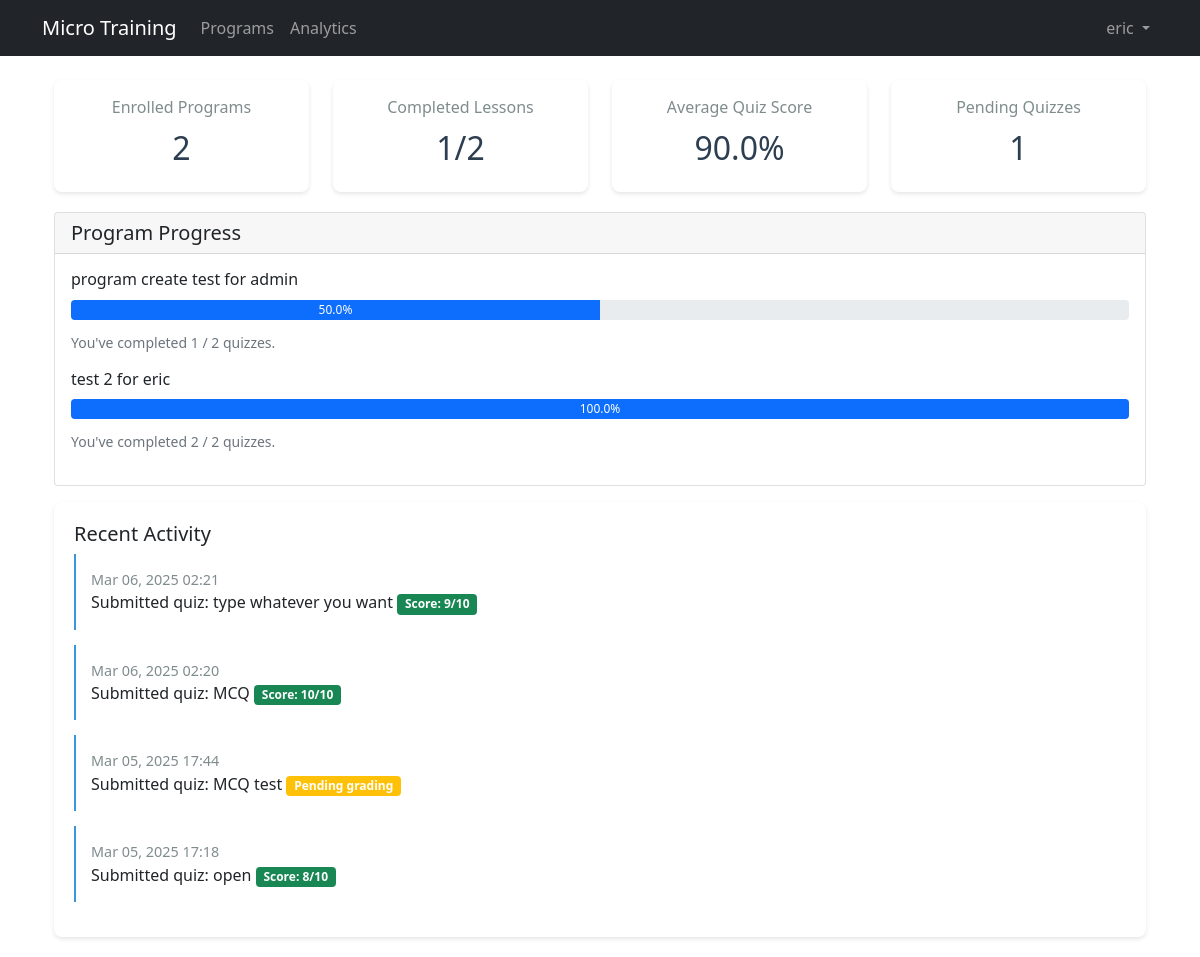
Page /analytics/user/ (signed in) on the committed database.
### accounts/models.py (models this page shows, shortened)
class User(AbstractUser):
    is_manager = models.BooleanField(
        default=False,
        verbose_name='is_manager'
    )
    department = models.CharField(
        max_length=100,
        blank=True,  # 允许为空
        verbose_name='Department'
    )
    class Meta:
        db_table = 'users'
        verbose_name = 'User'
        verbose_name_plural = 'Users'

### courses/models.py (models this page shows, shortened)
class Program(models.Model):
    title = models.CharField(max_length=200)
    description = models.TextField()
    created_at = models.DateTimeField(auto_now_add=True)
    updated_at = models.DateTimeField(auto_now=True)
    created_by = models.ForeignKey(
        settings.AUTH_USER_MODEL,
        on_delete=models.CASCADE,
        related_name='created_programs',
        null=True,
        blank=True
    )
    enrolled_users = models.ManyToManyField(
        settings.AUTH_USER_MODEL,
        through='Enrollment',
        related_name='enrolled_programs',
        through_fields=('program', 'user')
    )

class Quiz(models.Model):
    QUIZ_TYPES = (
        ('MCQ', 'Multiple Choice'),
        ('OPEN', 'Open Question')
    )
    lesson = models.ForeignKey(Lesson, on_delete=models.CASCADE, related_name='quizzes')
    title = models.CharField(max_length=200)
    question = models.TextField()
    quiz_type = models.CharField(max_length=4, choices=QUIZ_TYPES)
    points = models.PositiveIntegerField(
        help_text="Maximum points for this question",
        default=10
    )
    created_at = models.DateTimeField(auto_now_add=True)
    updated_at = models.DateTimeField(auto_now=True)

class QuizResponse(models.Model):
    GRADING_STATUS = (
        ('PENDING', 'Pending Review'),
        ('GRADED', 'Graded')
    )
    quiz = models.ForeignKey(Quiz, on_delete=models.CASCADE, related_name='responses')
    user = models.ForeignKey(settings.AUTH_USER_MODEL, on_delete=models.CASCADE)
    selected_choice = models.ForeignKey(
        QuizChoice,
        on_delete=models.CASCADE,
        null=True,
        blank=True
    )
    text_response = models.TextField(null=True, blank=True)
    points_earned = models.PositiveIntegerField(null=True, blank=True)
    grading_status = models.CharField(
        max_length=8,
        choices=GRADING_STATUS,
        default='PENDING'
    )
    grading_comment = models.TextField(null=True, blank=True)
    submitted_at = models.DateTimeField(auto_now_add=True)
    graded_at = models.DateTimeField(null=True, blank=True)
    graded_by = models.ForeignKey(
        settings.AUTH_USER_MODEL,
        on_delete=models.SET_NULL,
        null=True,
        related_name='graded_responses'
    )
    class Meta:
        unique_together = ['quiz', 'user']

### analytics/views.py (the view)
# urls.py: path('user/', views.UserDashboardView.as_view(), name='user_dashboard'),
class UserDashboardView(LoginRequiredMixin, TemplateView):
    template_name = 'analytics/user_dashboard.html'
    def get_context_data(self, **kwargs):
        context = super().get_context_data(**kwargs)
        user = self.request.user
        context['enrolled_programs'] = Program.objects.filter(
            enrolled_users=user
        )
        enrolled_programs = context['enrolled_programs']
        programs_with_progress = []
        for program in enrolled_programs:
            total_quizzes = Quiz.objects.filter(
                lesson__topic__program=program
            ).count()
            completed_quizzes = QuizResponse.objects.filter(
                user=user,
                quiz__lesson__topic__program=program,
                grading_status='GRADED'
            ).count()
            program_data = {
                'title': program.title,
                'completion_rate': (completed_quizzes / total_quizzes * 100) if total_quizzes > 0 else 0,
                'completed_quizzes': completed_quizzes,
                'total_quizzes': total_quizzes
            }
            programs_with_progress.append(program_data)
        context['programs'] = programs_with_progress  # 添加到上下文
        total_lessons = Lesson.objects.filter(
            topic__program__enrolled_users=user
        ).count()
        completed_lessons = LessonProgress.objects.filter(
            user=user,
            completed=True
        ).count()
        context['overall_progress'] = {
            'completed_lessons': completed_lessons,
            'total_lessons': total_lessons,
            'percentage': (completed_lessons / total_lessons * 100) if total_lessons > 0 else 0
        }
        graded_responses = QuizResponse.objects.filter(
            user=user,
            grading_status='GRADED',
            points_earned__isnull=False
        ).select_related('quiz')
        total_points_earned = sum(response.points_earned for response in graded_responses)
        total_possible_points = sum(response.quiz.points for response in graded_responses)
        context['quiz_stats'] = {
            'total_quizzes': Quiz.objects.filter(
                lesson__topic__program__enrolled_users=user
            ).count(),
            'completed_quizzes': QuizResponse.objects.filter(
                user=user
            ).count(),
            'pending_grading': QuizResponse.objects.filter(
                user=user,
                grading_status='PENDING'
            ).count(),
            'average_score': (total_points_earned / total_possible_points * 100) if total_possible_points > 0 else 0
        }
        context['recent_activities'] = get_recent_activities(user)
        return context

### analytics/views.py (called while the page is built)
def get_recent_activities(user):
    recent_responses = QuizResponse.objects.filter(
        user=user
    ).select_related('quiz').order_by('-submitted_at')[:5]
    activities = []
    for response in recent_responses:
        activities.append({
            'type': 'quiz_submission',
            'timestamp': response.submitted_at,
            'quiz': response.quiz,
            'points_earned': response.points_earned,  # 直接使用 response 的分数
            'description': f'Submitted quiz: {response.quiz.title}'
        })
    return sorted(activities, key=lambda x: x['timestamp'], reverse=True)

### analytics/templates/analytics/user_dashboard.html (shortened to what this page needs)
{% extends "base.html" %}
{% load static %}
{% load analytics_extras %}
{% block content %}
<div class="container-fluid mt-4">
    <div class="row">
        <div class="col-md-3">
            <div class="dashboard-card metric-card">
                <p>Enrolled Programs</p>
                <h2>{{ enrolled_programs.count }}</h2>
            </div>
        </div>
        <div class="col-md-3">
            <div class="dashboard-card metric-card">
                <p>Completed Lessons</p>
                <h2>{{ overall_progress.completed_lessons }}/{{ overall_progress.total_lessons }}</h2>
            </div>
        </div>
        <div class="col-md-3">
            <div class="dashboard-card metric-card">
                <p>Average Quiz Score</p>
                <h2>{{ quiz_stats.average_score|floatformat:1 }}%</h2>
            </div>
        </div>
        <div class="col-md-3">
            <div class="dashboard-card metric-card">
                <p>Pending Quizzes</p>
                <h2>{{ quiz_stats.pending_grading }}</h2>
            </div>
        </div>
    </div>
    <div class="card mb-3">
        <div class="card-header">
            <h5 class="mb-0">Program Progress</h5>
        </div>
        <div class="card-body">
            {% if programs %}
                {% for program in programs %}
                <div class="mb-3">
                    <h6>{{ program.title }}</h6>
                    <div class="progress">
                        <div class="progress-bar" role="progressbar"
                             style="width: {{ program.completion_rate|floatformat:1 }}%"
                             aria-valuenow="{{ program.completion_rate|floatformat:1 }}"
                             aria-valuemin="0"
                             aria-valuemax="100">
                            {{ program.completion_rate|floatformat:1 }}%
                        </div>
                    </div>
                    <small class="text-muted">
                        You've completed {{ program.completed_quizzes }} / {{ program.total_quizzes }} quizzes.
                    </small>
                </div>
                {% endfor %}
            {% else %}
                <p class="text-muted">You have not enrolled in any programs yet.</p>
            {% endif %}
        </div>
    </div>
    <div class="dashboard-card">
        <h5>Recent Activity</h5>
        {% for activity in recent_activities %}
        <div class="timeline-item">
            <div class="time">{{ activity.timestamp|date:"M d, Y H:i" }}</div>
            {% if activity.type == 'lesson_completion' %}
            <div>Completed lesson: {{ activity.lesson.title }}</div>
            {% elif activity.type == 'quiz_submission' %}
            <div>
                Submitted quiz: {{ activity.quiz.title }}
                {% if activity.points_earned is not None %}
                <span class="badge bg-success">Score: {{ activity.points_earned }}/{{ activity.quiz.points }}</span>
                {% else %}
                <span class="badge bg-warning">Pending grading</span>
                {% endif %}
            </div>
            {% endif %}
        </div>
        {% endfor %}
    </div>
</div>
{% endblock %}

### templates/base.html (shortened to what this page needs)
{% load static %}
<!DOCTYPE html>
<html lang="en">
<head>
    <link href="https://cdn.jsdelivr.net/npm/bootstrap@5.1.3/dist/css/bootstrap.min.css" rel="stylesheet">
</head>
<body>
    <nav class="navbar navbar-expand-lg navbar-dark bg-dark">
        <div class="container">
            <a class="navbar-brand" href="{% url 'home' %}">Micro Training</a>
            <div class="collapse navbar-collapse" id="navbarNav">
                <ul class="navbar-nav me-auto">
                    {% if user.is_authenticated %}
                    <li class="nav-item">
                        <a class="nav-link" href="{% url 'courses:program_list' %}">Programs</a>
                    </li>
                    <li class="nav-item">
                        {% if user.is_manager %}
                        <a class="nav-link" href="{% url 'analytics:manager_dashboard' %}">Analytics</a>
                        {% else %}
                        <a class="nav-link" href="{% url 'analytics:user_dashboard' %}">Analytics</a>
                        {% endif %}
                    </li>
                    {% endif %}
                </ul>
                <ul class="navbar-nav">
                    {% if user.is_authenticated %}
                    <li class="nav-item dropdown">
                        <a class="nav-link dropdown-toggle" href="#" id="userDropdown" role="button" data-bs-toggle="dropdown">
                            {{ user.username }}
                        </a>
                    </li>
                    {% endif %}
                </ul>
            </div>
        </div>
    </nav>
    <div class="container mt-4">
        {% block content %}
        {% endblock %}
    </div>
</body>
</html>

### analytics/templates/analytics/user_dashboard.html (style rules this page uses)
.dashboard-card { background: white; border-radius: 8px; padding: 20px; margin-bottom: 20px; box-shadow: 0 2px 4px rgba(0,0,0,0.1); }
.metric-card { text-align: center; padding: 15px; }
.metric-card h2 { font-size: 2em; margin: 10px 0; color: #2c3e50; }
.metric-card p { color: #7f8c8d; margin: 0; }
.progress { height: 20px; margin: 10px 0; }
.timeline-item { padding: 15px; border-left: 2px solid #3498db; margin-bottom: 15px; }
.timeline-item .time { color: #7f8c8d; font-size: 0.9em; }

### rows in the picture
User: username "eric"
Program: title "program create test for admin"
Program: title "test 2 for eric"
Quiz: timestamp "Mar 06, 2025 02:21", quiz "type whatever you want", points_earned "9", quiz.points "10"
Quiz: timestamp "Mar 06, 2025 02:20", quiz "MCQ", points_earned "10", quiz.points "10"
Quiz: timestamp "Mar 05, 2025 17:44", quiz "MCQ test", shows "Pending grading"
Quiz: timestamp "Mar 05, 2025 17:18", quiz "open", points_earned "8", quiz.points "10"

### other values in the picture
{{ enrolled_programs.count }} "2"
{{ overall_progress.completed_lessons }} "1"
{{ overall_progress.total_lessons }} "2"
{{ quiz_stats.average_score|floatformat:1 }} "90.0"
{{ quiz_stats.pending_grading }} "1"
{{ program.completion_rate|floatformat:1 }} "50.0" "100.0"
{{ program.completed_quizzes }} "1" "2"
{{ program.total_quizzes }} "2" "2"
